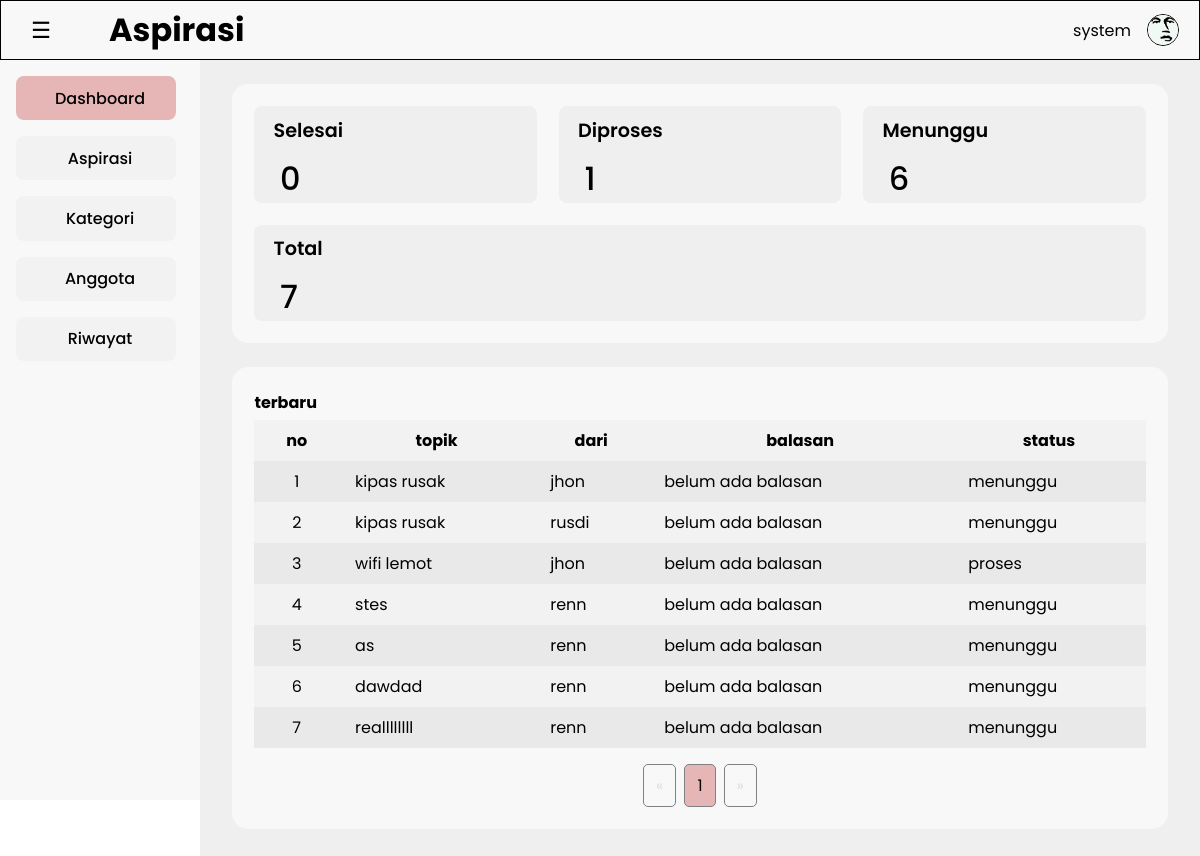
The page /view/admin/a_dashboard.php (signed in) on the database as committed earlier.
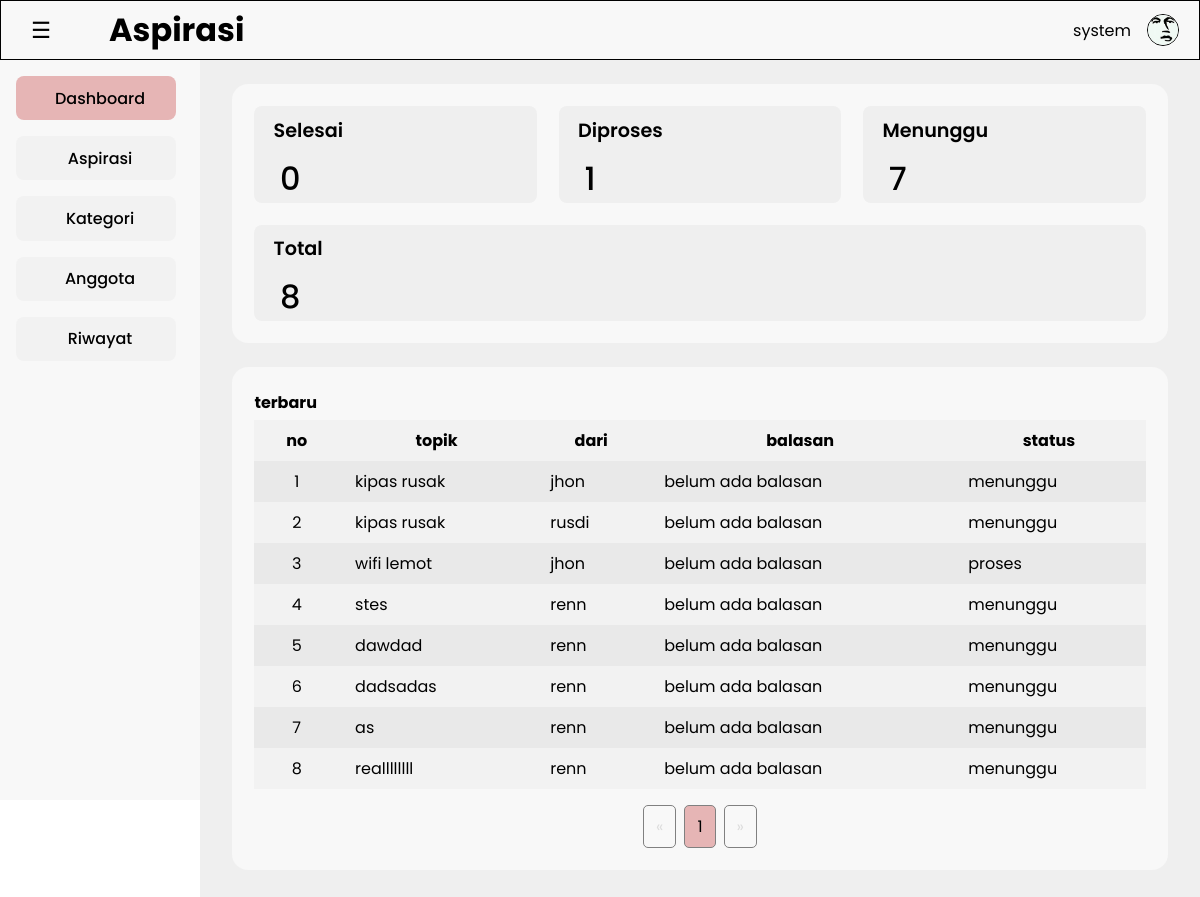
The same page on the database as committed later.
### tables this page shows
CREATE TABLE IF NOT EXISTS `aspirasi` (
  `id_aspirasi` int NOT NULL AUTO_INCREMENT,
  `judul` varchar(20) NOT NULL,
  `id_siswa` int NOT NULL,
  `isi_aspirasi` varchar(100) NOT NULL,
  `status` enum('menunggu','proses','selesai') NOT NULL,
  `id_kategori` int NOT NULL,
  `id_feedback` int NOT NULL,
  `waktu_upload` datetime NOT NULL DEFAULT CURRENT_TIMESTAMP,
  `waktu_update` datetime NOT NULL DEFAULT CURRENT_TIMESTAMP ON UPDATE CURRENT_TIMESTAMP,
  PRIMARY KEY (`id_aspirasi`),
  KEY `kategori-aspirasi_bridge` (`id_kategori`),
  KEY `siswa-aspirasi_bridge` (`id_siswa`),
  KEY `feedback-aspirasi_bridge` (`id_feedback`)
);

CREATE TABLE IF NOT EXISTS `siswa` (
  `id_siswa` int NOT NULL AUTO_INCREMENT,
  `username` varchar(20) NOT NULL,
  `password` varchar(225) NOT NULL,
  `kelas` varchar(10) NOT NULL,
  `nis` int DEFAULT NULL,
  `role` enum('siswa') NOT NULL,
  `status_akun` enum('aktif','nonaktif') NOT NULL,
  `profile_path` varchar(225) DEFAULT NULL,
  `waktu_buat` datetime NOT NULL DEFAULT CURRENT_TIMESTAMP,
  `waktu_update` datetime NOT NULL DEFAULT CURRENT_TIMESTAMP ON UPDATE CURRENT_TIMESTAMP,
  PRIMARY KEY (`id_siswa`),
  UNIQUE KEY `username` (`username`),
  UNIQUE KEY `nis` (`nis`)
);

CREATE TABLE IF NOT EXISTS `feedback` (
  `id_feedback` int NOT NULL AUTO_INCREMENT,
  `isi_feedback` varchar(100) NOT NULL,
  `id_admin` int NOT NULL,
  `waktu_upload` datetime NOT NULL DEFAULT CURRENT_TIMESTAMP,
  PRIMARY KEY (`id_feedback`),
  KEY `admin-feedback_bridge` (`id_admin`)
);

### model/m_connection.php (called while the page is built, shortened)
<?php
class m_connection{
    private $host = "localhost", $username = "root", $password = "", $database = "ukk_3_putra";
    public function __construct(){
        $this->conn = mysqli_connect(
            $this->host,
            $this->username,
            $this->password,
            $this->database
        );
    }
}
?>

### model/m_aspirasi.php (called while the page is built, shortened)
<?php
include_once "m_logshanlder.php";
include_once "m_connection.php";
class m_aspirasi{
  protected $conn;
  public function __construct(){
    $database = new m_connection();
    $this->conn = $database->conn;
  }
  public function get_data() {
    $sql = "SELECT aspirasi.*, kategori.isi_kategori, siswa.username, feedback.isi_feedback
            FROM aspirasi
            INNER JOIN kategori ON aspirasi.id_kategori = kategori.id_kategori
            INNER JOIN siswa ON aspirasi.id_siswa = siswa.id_siswa
            LEFT JOIN feedback ON aspirasi.id_feedback = feedback.id_feedback";
    $query = mysqli_query($this->conn, $sql);
    if ($query->num_rows > 0) {
      while($data = mysqli_fetch_object($query)){
        $result[] = $data;
      }
      return $result;
      } else {
        echo "ga ada data";
    }
  }
  public function count_all(){
    $sql = "SELECT COUNT(*) AS total_aspirasi FROM aspirasi";
    $query = mysqli_query($this->conn, $sql);
    $data = mysqli_fetch_object($query);
    return $data;
  }
  public function count_by_status($status){
    $sql = "SELECT COUNT(*) AS total_aspirasi FROM aspirasi WHERE `status` = '$status'";
    $query = mysqli_query($this->conn, $sql);
    $data = mysqli_fetch_object($query);
    return $data;
  }
}

### model/m_logshanlder.php (called while the page is built, shortened)
<?php
    include_once "m_connection.php";
    class logs_gate{
        public function __construct(){
            $database = new m_connection();
        }
    }
?>

### controller/c_aspirasi.php (called while the page is built)
<?php
include_once __DIR__ . "../../model/m_aspirasi.php";
$aspirasi = new m_aspirasi();
try{
  if(!empty($_GET['action'])){
    if($_GET['action'] != 'delete'){
        $id_aspirasi   = $_POST['id_aspirasi'];
        $judul          = $_POST['judul'];
        $id_siswa       = $_POST['id_siswa'];
        $isi_aspirasi   = $_POST['isi_aspirasi'];
        $id_kategori    = $_POST['kategori'];
        if($_GET['action'] == 'add'){
        $aspirasi->add_data($judul, $id_siswa, $isi_aspirasi, $id_kategori);
      } elseif($_GET['action'] == 'update'){
        $aspirasi->update_data($id_aspirasi, $judul, $id_siswa, $isi_aspirasi, $id_kategori);
      }
    } else{
    }
  } else{
    $data = $aspirasi->get_data();
  }
} catch(Exception $e) {
   echo $e->getMessage();
}
?>

### view/admin/a_dashboard.php (the view, shortened to what the changed rows need)
<?php
    include_once "../../controller/c_aspirasi.php";
        $db = new m_aspirasi();
        $total_data = $db->count_all();
        $total_data_status3 = $db->count_by_status("menunggu");
    include "../html/header.php";
?>
</head>
<body>
<?php
    include "../html/navbar.php";
?>
            <section class="container grid grid-template-default">
                <div class="box dash menunggu-aspirasi">
                    <p>Menunggu</p>
                    <div><?= $total_data_status3->total_aspirasi ?></div>
                </div>
                <div class="box dash total-aspirasi">
                    <p>Total</p>
                    <div><?= $total_data->total_aspirasi ?></div>
                </div>
            </section>
            <section class="container">
                <div class="flex ">
                    <table class="flex-grow">
                        <thead>
                            <th>no</th>
                            <th>topik</th>
                            <th>dari</th>
                            <th>balasan</th>
                            <th>status</th>
                        </thead>
                        <tbody>
                        <?php
                            $no = 1;
                            foreach ($data as $result){
                            ?>
                            <tr>
                            <td class="table-number"><?= $no++ ?></td>
                            <td><?= $result->judul ?></td>
                            <td><?= $result->username ?></td>
                            <td><?= $result->isi_feedback ?></td>
                            <td><?= $result->status ?></td>
                            </tr>
                            <?php
                            }
                            ?>
                        </tbody>
                    </table>
                </div>
            </section>
<?php
    include "../html/footer.php";
?>

Rows that differ between the two databases and show on the page:
shown differently, row unchanged: aspirasi "dawdad": moves up the list
added aspirasi: judul "dadsadas", id_siswa.username "renn", id_feedback.isi_feedback "belum ada balasan", status "menunggu"
Other text that changed with them:
$total_data_status3->total_aspirasi: "6" → "7"
$total_data->total_aspirasi: "7" → "8"
